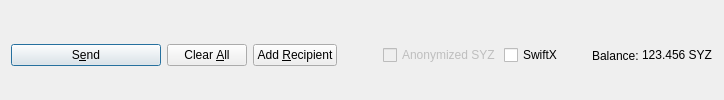
         <widget class="QFrame" name="frame_Send">
          <layout class="QHBoxLayout" name="horizontalLayout">
           <property name="bottomMargin">
            <number>0</number>
           </property>
           <item>
            <widget class="QPushButton" name="sendButton">
             <property name="minimumSize">
              <size>
               <width>150</width>
               <height>0</height>
              </size>
             </property>
             <property name="toolTip">
              <string>Confirm the send action</string>
             </property>
             <property name="text">
              <string>S&amp;end</string>
             </property>
             <property name="icon">
              <iconset resource="../soyuz3.qrc">
               <normaloff>:/icons/send</normaloff>:/icons/send</iconset>
             </property>
             <property name="autoDefault">
              <bool>false</bool>
             </property>
             <property name="default">
              <bool>true</bool>
             </property>
            </widget>
           </item>
           <item>
            <widget class="QPushButton" name="clearButton">
             <property name="sizePolicy">
              <sizepolicy hsizetype="Minimum" vsizetype="Fixed">
               <horstretch>0</horstretch>
               <verstretch>0</verstretch>
              </sizepolicy>
             </property>
             <property name="toolTip">
              <string>Clear all fields of the form.</string>
             </property>
             <property name="text">
              <string>Clear &amp;All</string>
             </property>
             <property name="icon">
              <iconset resource="../soyuz3.qrc">
               <normaloff>:/icons/remove</normaloff>:/icons/remove</iconset>
             </property>
             <property name="autoDefault">
              <bool>false</bool>
             </property>
            </widget>
           </item>
           <item>
            <widget class="QPushButton" name="addButton">
             <property name="toolTip">
              <string>Send to multiple recipients at once</string>
             </property>
             <property name="text">
              <string>Add &amp;Recipient</string>
             </property>
             <property name="icon">
              <iconset resource="../soyuz3.qrc">
               <normaloff>:/icons/add</normaloff>:/icons/add</iconset>
             </property>
             <property name="autoDefault">
              <bool>false</bool>
             </property>
            </widget>
           </item>
           <item>
            <spacer name="horizontalSpacer">
             <property name="orientation">
              <enum>Qt::Horizontal</enum>
             </property>
             <property name="sizeHint" stdset="0">
              <size>
               <width>40</width>
               <height>20</height>
              </size>
             </property>
            </spacer>
           </item>
           <item>
            <layout class="QHBoxLayout" name="horizontalLayout_2">
             <property name="spacing">
              <number>3</number>
             </property>
             <item>
              <widget class="QCheckBox" name="checkzSYZ">
               <property name="enabled">
                <bool>false</bool>
               </property>
               <property name="text">
                <string>Anonymized SYZ</string>
               </property>
              </widget>
             </item>
             <item>
              <widget class="QCheckBox" name="checkSwiftTX">
               <property name="enabled">
                <bool>true</bool>
               </property>
               <property name="minimumSize">
                <size>
                 <width>85</width>
                 <height>0</height>
                </size>
               </property>
               <property name="text">
                <string>SwiftX</string>
               </property>
              </widget>
             </item>
             <item>
              <widget class="QLabel" name="label">
               <property name="text">
                <string>Balance:</string>
               </property>
              </widget>
             </item>
             <item>
              <widget class="QLabel" name="labelBalance">
               <property name="sizePolicy">
                <sizepolicy hsizetype="Preferred" vsizetype="Fixed">
                 <horstretch>0</horstretch>
                 <verstretch>0</verstretch>
                </sizepolicy>
               </property>
               <property name="cursor">
                <cursorShape>IBeamCursor</cursorShape>
               </property>
               <property name="text">
                <string notr="true">123.456 SYZ</string>
               </property>
               <property name="textInteractionFlags">
                <set>Qt::LinksAccessibleByMouse|Qt::TextSelectableByKeyboard|Qt::TextSelectableByMouse</set>
               </property>
              </widget>
             </item>
            </layout>
           </item>
          </layout>
         </widget>
